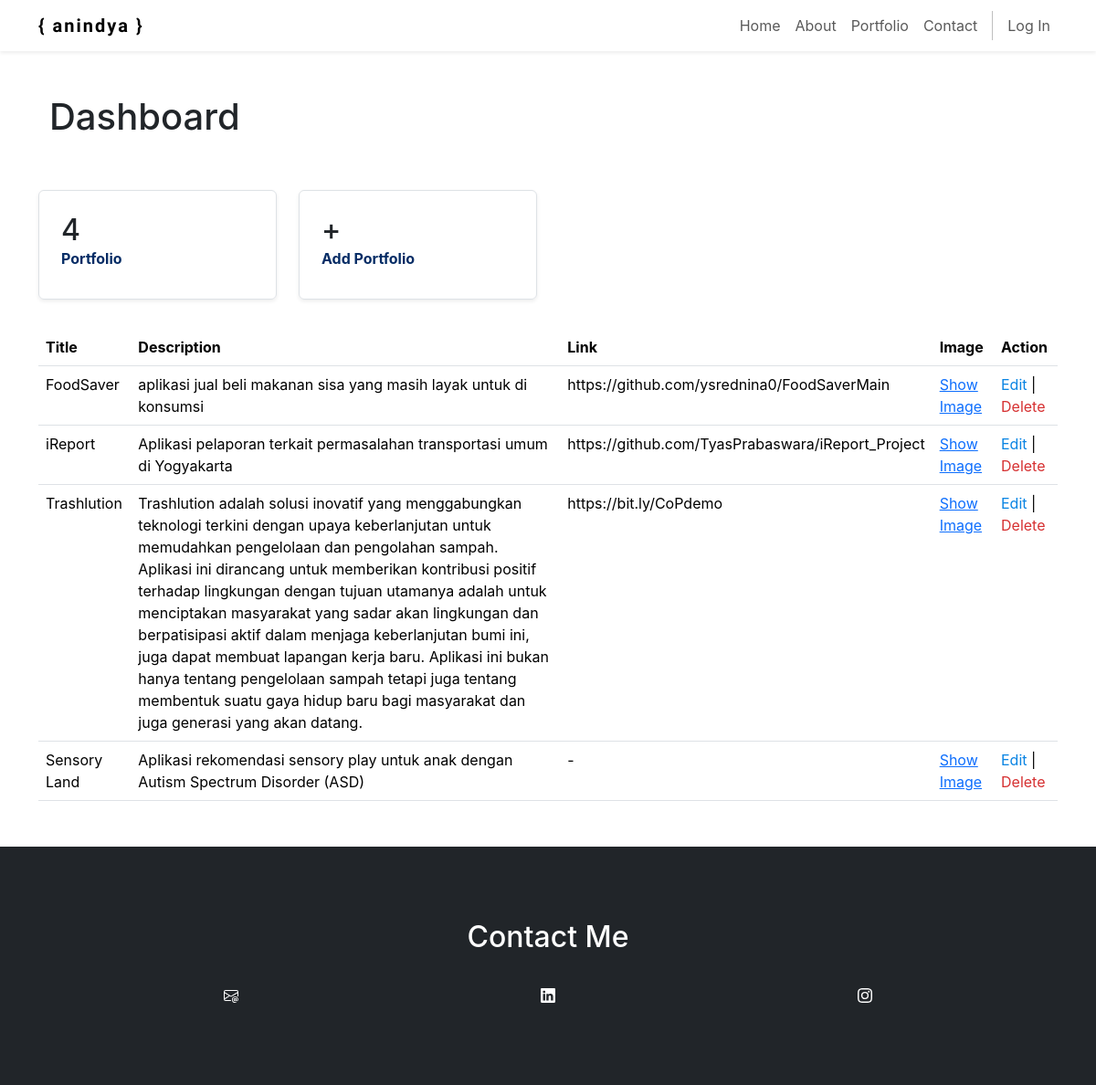
The app's page /admin.php with its own data.
### tables this page shows
CREATE TABLE `portfolio` (
  `id` int(11) NOT NULL,
  `title` varchar(255) NOT NULL,
  `description` text NOT NULL,
  `link` varchar(255) NOT NULL,
  `file` text NOT NULL
);

### admin.php (the view, shortened to what this page needs)
<?php
include "header.php";
include "connect.php";
?>
<main class="container">
  <div class="content-header">
    <div class="container-fluid">
      <div class="row mb-2">
        <div class="col-sm-6">
          <h1 class="mt-5 mb-5">Dashboard</h1>
        </div>
      </div>
    </div>
  </div>
  <div class="row mb-2">
    <div class="col-md-3">
      <div class="row g-0 border rounded overflow-hidden flex-md-row mb-4 shadow-sm h-md-250 position-relative">
        <div class="col p-4 d-flex flex-column position-static">
          <?php
          $query = mysqli_query(
            $conn,
            "SELECT COUNT(id) as jumlah FROM portfolio"
          );
          $dataBerita = mysqli_fetch_array($query, MYSQLI_ASSOC);
          ?>
          <h2 class="mb-0">
            <?php echo $dataBerita["jumlah"]; ?>
          </h2>
          <strong class="d-inline-block mb-2 text-primary-emphasis">Portfolio</strong>
        </div>
      </div>
    </div>
    <div class="col-md-3">
      <div class="row g-0 border rounded overflow-hidden flex-md-row mb-4 shadow-sm h-md-250 position-relative">
        <div class="col p-4 d-flex flex-column position-static" onclick="window.location.href='add_portfolio.php';">
          <h2 class="mb-0">
            +
          </h2>
          <strong class="d-inline-block mb-2 text-primary-emphasis">Add Portfolio</strong>
        </div>
      </div>
    </div>
  </div>
  <table class="table" id="portfolio-table">
    <thead>
      <tr>
        <th>Title</th>
        <th>Description</th>
        <th>Link</th>
        <th>Image</th>
        <th>Action</th>
      </tr>
    </thead>
    <tbody>
      <?php
      $result = mysqli_query($conn, "SELECT * FROM portfolio");
      while ($rows = mysqli_fetch_array($result, MYSQLI_ASSOC)):
      ?>
        <tr>
          <td><?php echo htmlspecialchars($rows['title']) ?></td>
          <td><?php echo htmlspecialchars($rows['description']) ?></td>
          <td><?php echo htmlspecialchars($rows['link']) ?></td>
          <td>
            <a class="show-image-btn" data-image-src="./assets/img/<?= $rows['file']; ?>" data-title="<?= $rows['title']; ?>">Show Image</a>
          </td>
          <td class="action">
            <a href="proses_update_portfolio.php?id=<?php echo $rows['id'] ?>" class="edit-btn">Edit</a>
            <span class="separator">|</span>
            <a href="proses_delete_portfolio.php?id=<?php echo $rows['id'] ?>" class="delete-btn">Delete</a>
          </td>
        </tr>
      <?php endwhile; ?>
    </tbody>
  </table>
</main>
<footer>
  <?php
  include "footer.php";
  ?>
</footer>

### header.php (shortened to what this page needs)
<?php
include "connect.php";
$sql = mysqli_query($conn, "SELECT * FROM admin WHERE id = '$_SESSION[admin]'");
$role = mysqli_fetch_array($sql)['role'];
?>
<!DOCTYPE html>
<html>
<head>
  <link href="https://cdn.jsdelivr.net/npm/bootstrap@5.3.3/dist/css/bootstrap.min.css" rel="stylesheet"
>
  <link rel="stylesheet" href="assets/css/style.css">
</head>
<body>
  <nav class="navbar navbar-expand-lg bg-body-white shadow-sm">
    <div class="container">
      <a class="navbar-brand" href="home.php">{ anindya }</a>
      <div class="collapse navbar-collapse" id="navbarNav">
        <ul class="navbar-nav ms-auto">
          <li class="nav-item">
            <a class="nav-link" aria-current="page" href="home.php#home">Home</a>
          </li>
          <li class="nav-item">
            <a class="nav-link" href="home.php#about">About</a>
          </li>
          <li class="nav-item">
            <a class="nav-link" href="home.php#projects">Portfolio</a>
          </li>
          <li class="nav-item">
            <a class="nav-link" href="home.php#contact">Contact</a>
          </li>
          <li class="nav-item py-2 py-lg-1 col-12 col-lg-auto">
          </li>
          <?php if ($role == "admin") : ?>
            <li class="nav-item">
              <a class="nav-link" href="admin.php">Dashboard</a></a>
            </li>
            <li class="nav-item dropdown">
              <a class="nav-link dropdown-toggle" href="#dropdown-menu" role="button" data-bs-toggle="dropdown" aria-expanded="false">
                Other
              </a>
              <ul class="dropdown-menu" id="dropdown-menu">
                <li><a class="dropdown-item" href="#" onclick="confirmLogout()">Log Out</a></li>
              </ul>
            </li>
          <?php elseif($role == "user"): ?>
            <li class="nav-item">
              <a class="nav-link" href="#" onclick="confirmLogout()">Log Out</a>
            </li>
          <?php else: ?>
            <li class="nav-item">
              <a class="nav-link" href="login.php">Log In</a>
            </li>
          <?php endif; ?>
        </ul>
      </div>
    </div>
  </nav>
</body>
</html>

### footer.php (shortened to what this page needs)
<section id="contact" class="bg-dark" style="color: white;">
  <div class="container">
    <div class="row text-center mb-3">
      <div class="col">
        <h2>Contact Me</h2>
      </div>
    </div>
    <div class="row justify-content-center">
      <div class="col-md-4" align="center">
        <button type="button" class="btn btn-outline-dark">
          <a href="mailto:" class="contact">
          </a>
        </button>
      </div>
      <div class="col-md-4" align="center">
        <button type="button" class="btn btn-outline-dark">
          <a href="https://bit.ly/linkedInAnindya" class="contact">
          </a>
        </button>
      </div>
      <div class="col-md-4" align="center">
        <button type="button" class="btn btn-outline-dark">
          <a href="https://www.instagram.com/ysrednina/" class="contact">
          </a>
        </button>
      </div>
    </div>
  </div>
</section>

### assets/css/style.css (style rules this page uses)
* { padding: 0; margin: 0; box-sizing: border-box; }
body { font-family: -apple-system, BlinkMacSystemFont, "Segoe UI", Roboto, sans-serif; }
.navbar { position: sticky; top: 0; width: 100%; z-index: 1000; background-color: white; }
.navbar-brand { font-family: 'Grenze Gotisch', sans-serif; font-weight:bolder; letter-spacing: 2px; }
#about , #projects, #contact { padding: 80px; margin-top: 50px; }
.contact { color: rgb(255, 255, 255); }
.edit-btn, .delete-btn { text-decoration: none; color: #0984e3; }
.delete-btn { color: #d63031; }

### records on screen
portfolio: title "FoodSaver", description "aplikasi jual beli makanan sisa yang masih layak untuk di konsumsi", link "https://github.com/ysrednina0/FoodSaverMain"
portfolio: title "iReport", description "Aplikasi pelaporan terkait permasalahan transportasi umum di Yogyakarta", link "https://github.com/TyasPrabaswara/iReport_Project"
portfolio: title "Trashlution", description "Trashlution adalah solusi inovatif yang menggabungkan teknologi terkini dengan upaya keberlanjutan untuk memudahkan pengelolaan dan pengolahan sampah. Aplikasi ini dirancang untuk memberikan kontribusi positif terhadap lingkungan dengan tujuan utamanya adalah untuk menciptakan masyarakat yang sadar akan lingkungan dan berpatisipasi aktif dalam menjaga keberlanjutan bumi ini, juga dapat membuat lapangan kerja baru. Aplikasi ini bukan hanya tentang pengelolaan sampah tetapi juga tentang membentuk suatu gaya hidup baru bagi masyarakat dan juga generasi yang akan datang.", link "https://bit.ly/CoPdemo"
portfolio: title "Sensory Land", description "Aplikasi rekomendasi sensory play untuk anak dengan Autism Spectrum Disorder (ASD)", link "-"

### other values on screen
$dataBerita["jumlah"] "4"
